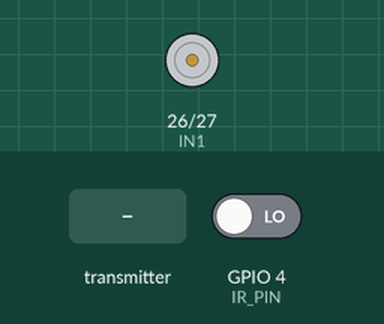
Recording of a program running on a simulated ESP32. Parts: motor-driver pin pairs drawn as motors (green arrow = first pin HIGH = forward, orange = second pin HIGH = backward, longer = more drive, scaled by the enable pin). The inputs (shaded band) are chosen by the test bench; at power-on: GPIO 4 (IR_PIN) LOW. What the program prints to the serial monitor is not drawn.

Above: at 1.2 s.
1.3 s: the transmitter starts sending runMotor = 1
At 2.4 s:
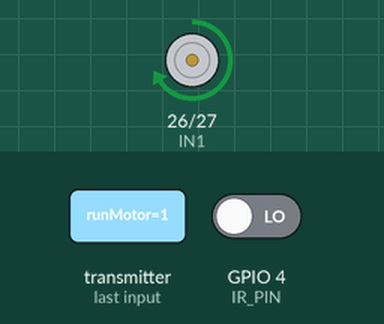
2.8 s: the transmitter starts sending runMotor = 0
At 3.8 s:
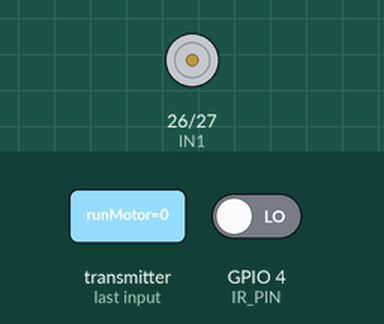
Timing chart, 0 to 5.8 s (numbered marks = the images above; inputs shaded):
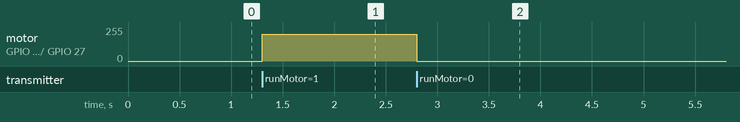

The program:

main.cpp
```cpp
#include <Arduino.h>
#include <WiFi.h>
#include <esp_now.h>

#define IR_PIN 4

#define ENA 25
#define IN1 26
#define IN2 27

#define PWM_FREQ 5000
#define PWM_RESOLUTION 8

typedef struct struct_message
{
    uint8_t senderID;
    bool runMotor;
    uint32_t timestamp;

} struct_message;

struct_message outgoingMessage;
struct_message incomingMessage;

uint8_t peerAddress[] =
{
    0x00,
    0x70,
    0x07,
    0xA2,
    0x5E,
    0x8C
};
unsigned long lastPacketTime = 0;

esp_now_peer_info_t peerInfo;

void startMotor()
{
    digitalWrite(IN1, HIGH);
    digitalWrite(IN2, LOW);

    ledcWrite(0, 200);
}
void stopMotor()
{
    digitalWrite(IN1, LOW);
    digitalWrite(IN2, LOW);

    ledcWrite(0, 0);
}

void OnDataSent(const uint8_t *mac_addr, esp_now_send_status_t status)
{
    Serial.print("Send Status: ");

    if(status == ESP_NOW_SEND_SUCCESS)
        Serial.println("Success");

    else
        Serial.println("Failed");
}

void OnDataRecv(const uint8_t * mac,
                const uint8_t *incomingData,
                int len)
{

    memcpy(&incomingMessage,
           incomingData,
           sizeof(incomingMessage));

    lastPacketTime = millis();

    if(incomingMessage.runMotor)
    {
        startMotor();
    }
    else
    {
        stopMotor();
    }

}
void setup()
{
    Serial.begin(115200);

    pinMode(IR_PIN, INPUT);

    pinMode(IN1, OUTPUT);
    pinMode(IN2, OUTPUT);

   ledcSetup(0, PWM_FREQ, PWM_RESOLUTION);
  ledcAttachPin(ENA, 0);


    stopMotor();

    WiFi.mode(WIFI_STA);

    if (esp_now_init() != ESP_OK)
    {
        Serial.println("ESP-NOW Init Failed");
        return;
    }

    esp_now_register_send_cb(OnDataSent);

    esp_now_register_recv_cb(OnDataRecv);

    memcpy(peerInfo.peer_addr, peerAddress, 6);

    peerInfo.channel = 0;

    peerInfo.encrypt = false;

    if (esp_now_add_peer(&peerInfo) != ESP_OK)
    {
        Serial.println("Failed to Add Peer");
        return;
    }

    Serial.println("ESP-NOW Ready");
}

void loop()
{
    int sensor = digitalRead(IR_PIN);

    outgoingMessage.senderID = 2;

    outgoingMessage.timestamp = millis();

    if(sensor == HIGH)
    {
        outgoingMessage.runMotor = true;
    }
    else
    {
        outgoingMessage.runMotor = false;
    }

    esp_now_send(peerAddress,
                 (uint8_t *) &outgoingMessage,
                 sizeof(outgoingMessage));

    if(millis() - lastPacketTime > 2000)
    {
        stopMotor();
    }

    delay(100);
}
```

Measured:
- after the input at 1.3 s, motor on GPIO 26 (IN1) / GPIO 27 (IN2): stopped → forward 199/255 at once
- after the input at 2.8 s, motor on GPIO 26 (IN1) / GPIO 27 (IN2): forward 199/255 → stopped at once
